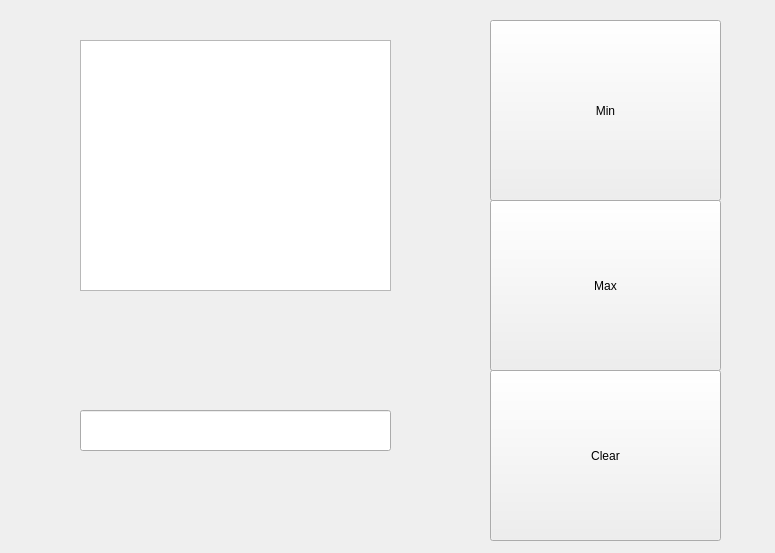
<?xml version="1.0" encoding="UTF-8"?>
<ui version="4.0">
 <class>Widget</class>
 <widget class="QWidget" name="Widget">
  <property name="geometry">
   <rect>
    <x>0</x>
    <y>0</y>
    <width>775</width>
    <height>553</height>
   </rect>
  </property>
  <property name="windowTitle">
   <string>Widget</string>
  </property>
  <widget class="QTextBrowser" name="out">
   <property name="geometry">
    <rect>
     <x>80</x>
     <y>40</y>
     <width>311</width>
     <height>251</height>
    </rect>
   </property>
  </widget>
  <widget class="QPushButton" name="minButton">
   <property name="geometry">
    <rect>
     <x>490</x>
     <y>20</y>
     <width>231</width>
     <height>181</height>
    </rect>
   </property>
   <property name="text">
    <string>Min</string>
   </property>
  </widget>
  <widget class="QLineEdit" name="in">
   <property name="geometry">
    <rect>
     <x>80</x>
     <y>410</y>
     <width>311</width>
     <height>41</height>
    </rect>
   </property>
   <property name="dragEnabled">
    <bool>true</bool>
   </property>
  </widget>
  <widget class="QPushButton" name="maxButton">
   <property name="geometry">
    <rect>
     <x>490</x>
     <y>200</y>
     <width>231</width>
     <height>171</height>
    </rect>
   </property>
   <property name="text">
    <string>Max</string>
   </property>
  </widget>
  <widget class="QPushButton" name="clearButton">
   <property name="geometry">
    <rect>
     <x>490</x>
     <y>370</y>
     <width>231</width>
     <height>171</height>
    </rect>
   </property>
   <property name="text">
    <string>Clear</string>
   </property>
  </widget>
 </widget>
 <layoutdefault spacing="6" margin="11"/>
 <resources/>
 <connections>
  <connection>
   <sender>minButton</sender>
   <signal>clicked()</signal>
   <receiver>Widget</receiver>
   <slot>minClick()</slot>
   <hints>
    <hint type="sourcelabel">
     <x>587</x>
     <y>118</y>
    </hint>
    <hint type="destinationlabel">
     <x>788</x>
     <y>81</y>
    </hint>
   </hints>
  </connection>
  <connection>
   <sender>maxButton</sender>
   <signal>clicked()</signal>
   <receiver>Widget</receiver>
   <slot>maxClick()</slot>
   <hints>
    <hint type="sourcelabel">
     <x>599</x>
     <y>294</y>
    </hint>
    <hint type="destinationlabel">
     <x>782</x>
     <y>311</y>
    </hint>
   </hints>
  </connection>
  <connection>
   <sender>clearButton</sender>
   <signal>clicked()</signal>
   <receiver>Widget</receiver>
   <slot>clearClick()</slot>
   <hints>
    <hint type="sourcelabel">
     <x>637</x>
     <y>436</y>
    </hint>
    <hint type="destinationlabel">
     <x>824</x>
     <y>481</y>
    </hint>
   </hints>
  </connection>
 </connections>
 <slots>
  <slot>minClick()</slot>
  <slot>maxClick()</slot>
  <slot>clearClick()</slot>
 </slots>
</ui>
